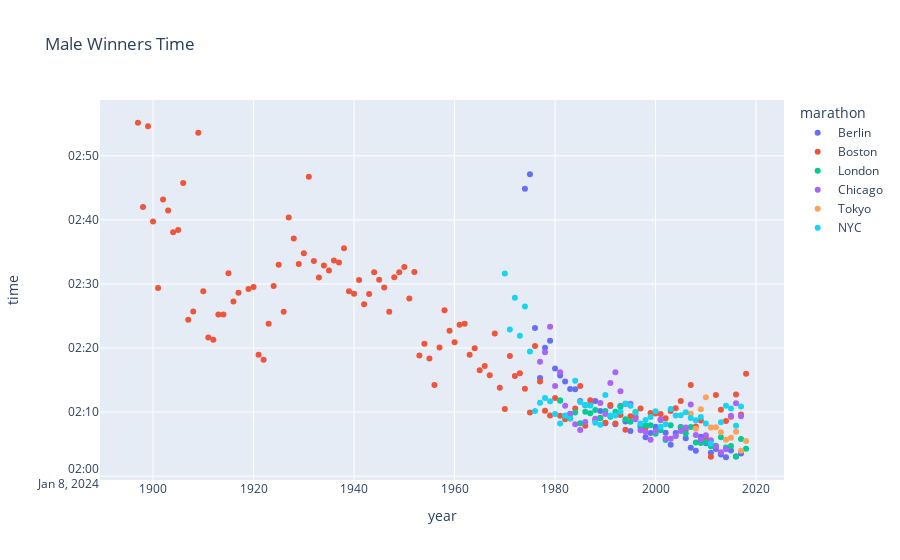

Notebook source saved alongside this figure:
### Code cell
px.scatter(data_frame=male_won.sort_values('time'), 
y='time', x='year', color='marathon', 
hover_data=['winner'],title="Male Winners Time")

### Figure 1 — Plotly figure (JSON) as saved in the notebook; plotly's stock layout.template omitted (floating-point values rounded to 4 significant figures)
{"data": [{"customdata": [["Dennis Kimetto"], ["Kenenisa Bekele"], ["Wilson Kipsang"], ["Eliud Kipchoge"], ["Patrick Musyoki"], ["Haile Gebrselassie"], ["Eliud Kipchoge"], ["Geoffrey Mutai"], ["Haile Gebrselassie"], ["Paul Tergat"], ["Patrick Musyoki"], ["Haile Gebrselassie"], ["Ronaldo da Costa"], ["Haile Gebrselassie"], ["Josephat Kiprono"], ["Felix Limo"], ["Raymond Kipkoech"], ["Sammy Lelei"], ["Elijah Lagat"], ["Philip Manyim"], ["Simon Biwott"], ["David Tsebe"], ["Steve Moneghetti"], ["António Pinto"], ["Joseph Ngolepus"], ["Abel Antón"], ["Alfredo Shahanga"], ["Steve Brace"], ["Xolile Yawa"], ["Boguslaw Psujek"], ["Suleiman Nyambui"], ["Jimmy Ashworth"], ["Suleiman Nyambui"], ["John Skovbjerg"], ["Karel Lismont"], ["Domingo Tibaduiza"], ["Günter Mielke"], ["Ian Ray"], ["Ingo Sensburg"], ["Michael Spöttel"], ["Ingo Sensburg"], ["Ingo Sensburg"], ["Günter Hallas"], ["Ralf Bochröder"]], "hovertemplate": "marathon=Berlin<br>year=%{x}<br>time=%{y}<br>winner=%{customdata[0]}<extra></extra>", "legendgroup": "Berlin", "marker": {"color": "#636efa", "symbol": "circle"}, "mode": "markers", "name": "Berlin", "orientation": "h", "showlegend": true, "type": "scatter", "x": [2014, 2016, 2013, 2017, 2011, 2008, 2015, 2012, 2007, 2003, 2010, 2006, 1998, 2009, 1999, 2004, 2002, 1995, 1997, 2005, 2000, 1992, 1990, 1994, 2001, 1996, 1989, 1991, 1993, 1986, 1987, 1985, 1988, 1984, 1983, 1982, 1977, 1981, 1980, 1978, 1979, 1976, 1974, 1975], "xaxis": "x", "y": ["2024-01-08T02:02:57", "2024-01-08T02:03:03", "2024-01-08T02:03:23", "2024-01-08T02:03:32", "2024-01-08T02:03:38", "2024-01-08T02:03:59", "2024-01-08T02:04:00", "2024-01-08T02:04:15", "2024-01-08T02:04:26", "2024-01-08T02:04:55", "2024-01-08T02:05:08", "2024-01-08T02:05:56", "2024-01-08T02:06:05", "2024-01-08T02:06:08", "2024-01-08T02:06:44", "2024-01-08T02:06:44", "2024-01-08T02:06:47", "2024-01-08T02:07:02", "2024-01-08T02:07:41", "2024-01-08T02:07:41", "2024-01-08T02:07:42", "2024-01-08T02:08:07", "2024-01-08T02:08:16", "2024-01-08T02:08:31", "2024-01-08T02:08:47", "2024-01-08T02:09:15", "2024-01-08T02:10:11", "2024-01-08T02:10:57", "2024-01-08T02:10:57", "2024-01-08T02:11:03", "2024-01-08T02:11:11", "2024-01-08T02:11:43", "2024-01-08T02:11:45", "2024-01-08T02:13:35", "2024-01-08T02:13:37", "2024-01-08T02:14:47", "2024-01-08T02:15:19", "2024-01-08T02:15:42", "2024-01-08T02:16:48", "2024-01-08T02:20:03", "2024-01-08T02:21:09", "2024-01-08T02:23:08", "2024-01-08T02:44:53", "2024-01-08T02:47:08"], "yaxis": "y"}, {"customdata": [["Geoffrey Mutai"], ["Robert Kiprono Cheruiyot"], ["Robert Kipkoech Cheruiyot"], ["Cosmas Ndeti"], ["Moses Tanui"], ["Robert Kipkoech Cheruiyot"], ["Robert de Castella"], ["Ibrahim Hussein"], ["Gelindo Bordin"], ["Meb Keflezighi"], ["Deriba Merga"], ["Ibrahim Hussein"], ["Alberto Salazar"], ["Greg Meyer"], ["Rodgers Rop"], ["Abebe Mekonnen"], ["Moses Tanui"], ["Lelisa Desisa Benti"], ["Cosmas Ndeti"], ["Toshihiko Seko"], ["Bill Rodgers"], ["Cosmas Ndeti"], ["Geoffrey Kirui"], ["Lee Bong-Ju"], ["Elijah Lagat"], ["Joseph Chebet"], ["Bill Rodgers"], ["Robert Kipkoech Cheruiyot"], ["Bill Rodgers"], ["Lelisa Desisa Benti"], ["Ron Hill"], ["Geoff Smith"], ["Lameck Aguta"], ["Timothy Cherigat"], ["Ibrahim Hussein"], ["Hailu Negussie"], ["Toshihiko Seko"], ["Bill Rodgers"], ["Wesley Korir"], ["Lemi Berhanu Hayle"], ["Neil Cusack"], ["Yoshiaki Unetani"], ["Geoff Smith"], ["Robert Kipkoech Cheruiyot"], ["Antti Viskari"], ["Jerome Drayton"], ["Olavi Suomalainen"], ["Dave McKenzie"], ["Yuki Kawauchi"], ["Jon Anderson"], ["Morio Shigematsu"], ["Kenji Kimihara"], ["Clarence DeMar"], ["Hideo Hamamura"], ["Álvaro Mejía"], ["Keizo Yamada"], ["Frank Zuna"], ["Aurèle Vandendriessche"], ["Aurèle Vandendriessche"], ["John J. Kelley"], ["Jack Fultz"], ["Veikko Karvonen"], ["Paavo Kotila"], ["Michael J. Ryan"], ["Clarence DeMar"], ["Amby Burfoot"], ["Eino Oksanen"], ["Eino Oksanen"], ["Clarence DeMar"], ["Eino Oksanen"], ["Thomas Longboat"], ["James Duffy"], ["Fritz Carlson"], ["Suh Yun-bok"], ["Johnny Miles"], ["Thomas Morrissey"], ["Franjo Mihalic"], ["Joe Smith"], ["Arthur Roth"], ["Shigeki Tanaka"], ["Gérard Côté"], ["Gérard Côté"], ["Bill Kennedy"], ["Ellison Brown"], ["Fred Cameron"], ["Carl Linder"], ["Jack Caffery"], ["Stylianos Kyriakides"], ["Peter Trivoulides"], ["Clarence DeMar"], ["Leslie S. Pawson"], ["John A. Kelley"], ["Leslie S. Pawson"], ["Gérard Côté"], ["Édouard Fabre"], ["Gérard Côté"], ["Gösta Leandersson"], ["Doroteo Flores"], ["John A. Kelley"], ["Ham Kee-Yong"], ["Dave Komonen"], ["Charles Mellor"], ["Johnny Miles"], ["Walter Young"], ["Paul de Bruyn"], ["Ellison Brown"], ["Clarence DeMar"], ["Leslie S. Pawson"], ["Clarence DeMar"], ["Michael Spring"], ["Frederick Lorz"], ["Jack Caffery"], ["Clarence DeMar"], ["John Lorden"], ["Ronald J. MacDonald"], ["Sammy Mellor"], ["Tim Ford"], ["James Henigan"], ["Henri Renaud"], ["Lawrence Brignolia"], ["John J. McDermott"]], "hovertemplate": "marathon=Boston<br>year=%{x}<br>time=%{y}<br>winner=%{customdata[0]}<extra></extra>", "legendgroup": "Boston", "marker": {"color": "#EF553B", "symbol": "circle"}, "mode": "markers", "name": "Boston", "orientation": "h", "showlegend": true, "type": "scatter", "x": [2011, 2010, 2006, 1994, 1998, 2008, 1986, 1992, 1990, 2014, 2009, 1988, 1982, 1983, 2002, 1989, 1996, 2015, 1995, 1981, 1979, 1993, 2017, 2001, 2000, 1999, 1975, 2003, 1978, 2013, 1970, 1984, 1997, 2004, 1991, 2005, 1987, 1980, 2012, 2016, 1974, 1969, 1985, 2007, 1956, 1977, 1972, 1967, 2018, 1973, 1965, 1966, 1922, 1955, 1971, 1953, 1921, 1963, 1964, 1957, 1976, 1954, 1960, 1912, 1911, 1968, 1959, 1961, 1923, 1962, 1907, 1914, 1913, 1947, 1926, 1908, 1958, 1942, 1916, 1951, 1943, 1940, 1917, 1939, 1910, 1919, 1901, 1946, 1920, 1924, 1941, 1945, 1933, 1948, 1915, 1944, 1949, 1952, 1935, 1950, 1934, 1925, 1929, 1937, 1932, 1936, 1930, 1938, 1928, 1904, 1905, 1900, 1927, 1903, 1898, 1902, 1906, 1931, 1909, 1899, 1897], "xaxis": "x", "y": ["2024-01-08T02:03:02", "2024-01-08T02:05:52", "2024-01-08T02:07:14", "2024-01-08T02:07:15", "2024-01-08T02:07:34", "2024-01-08T02:07:45", "2024-01-08T02:07:51", "2024-01-08T02:08:14", "2024-01-08T02:08:19", "2024-01-08T02:08:37", "2024-01-08T02:08:42", "2024-01-08T02:08:43", "2024-01-08T02:08:52", "2024-01-08T02:09:00", "2024-01-08T02:09:02", "2024-01-08T02:09:06", "2024-01-08T02:09:15", "2024-01-08T02:09:17", "2024-01-08T02:09:22", "2024-01-08T02:09:26", "2024-01-08T02:09:27", "2024-01-08T02:09:33", "2024-01-08T02:09:37", "2024-01-08T02:09:43", "2024-01-08T02:09:47", "2024-01-08T02:09:52", "2024-01-08T02:09:55", "2024-01-08T02:10:11", "2024-01-08T02:10:13", "2024-01-08T02:10:22", "2024-01-08T02:10:30", "2024-01-08T02:10:34", "2024-01-08T02:10:34", "2024-01-08T02:10:37", "2024-01-08T02:11:06", "2024-01-08T02:11:44", "2024-01-08T02:11:50", "2024-01-08T02:12:11", "2024-01-08T02:12:40", "2024-01-08T02:12:45", "2024-01-08T02:13:39", "2024-01-08T02:13:49", "2024-01-08T02:14:05", "2024-01-08T02:14:13", "2024-01-08T02:14:14", "2024-01-08T02:14:46", "2024-01-08T02:15:39", "2024-01-08T02:15:45", "2024-01-08T02:15:58", "2024-01-08T02:16:03", "2024-01-08T02:16:33", "2024-01-08T02:17:11", "2024-01-08T02:18:10", "2024-01-08T02:18:22", "2024-01-08T02:18:45", "2024-01-08T02:18:51", "2024-01-08T02:18:57", "2024-01-08T02:18:58", "2024-01-08T02:19:59", "2024-01-08T02:20:05", "2024-01-08T02:20:19", "2024-01-08T02:20:39", "2024-01-08T02:20:54", "2024-01-08T02:21:18", "2024-01-08T02:21:39", "2024-01-08T02:22:17", "2024-01-08T02:22:42", "2024-01-08T02:23:39", "2024-01-08T02:23:47", "2024-01-08T02:23:48", "2024-01-08T02:24:24", "2024-01-08T02:25:14", "2024-01-08T02:25:14", "2024-01-08T02:25:39", "2024-01-08T02:25:40", "2024-01-08T02:25:43", "2024-01-08T02:25:54", "2024-01-08T02:26:51", "2024-01-08T02:27:16", "2024-01-08T02:27:45", "2024-01-08T02:28:25", "2024-01-08T02:28:28", "2024-01-08T02:28:37", "2024-01-08T02:28:51", "2024-01-08T02:28:52", "2024-01-08T02:29:13", "2024-01-08T02:29:23", "2024-01-08T02:29:27", "2024-01-08T02:29:31", "2024-01-08T02:29:40", "2024-01-08T02:30:38", "2024-01-08T02:30:40", "2024-01-08T02:31:01", "2024-01-08T02:31:02", "2024-01-08T02:31:41", "2024-01-08T02:31:50", "2024-01-08T02:31:50", "2024-01-08T02:31:53", "2024-01-08T02:32:07", "2024-01-08T02:32:39", "2024-01-08T02:32:53", "2024-01-08T02:33:00", "2024-01-08T02:33:08", "2024-01-08T02:33:20", "2024-01-08T02:33:36", "2024-01-08T02:33:40", "2024-01-08T02:34:48", "2024-01-08T02:35:34", "2024-01-08T02:37:07", "2024-01-08T02:38:04", "2024-01-08T02:38:25", "2024-01-08T02:39:44", "2024-01-08T02:40:22", "2024-01-08T02:41:29", "2024-01-08T02:42:00", "2024-01-08T02:43:12", "2024-01-08T02:45:45", "2024-01-08T02:46:45", "2024-01-08T02:53:36", "2024-01-08T02:54:38", "2024-01-08T02:55:10"], "yaxis": "y"}, {"customdata": [["Eliud Kipchoge"], ["Eliud Kipchoge"], ["Wilson Kipsang"], ["Emmanuel Mutai"], ["Eliud Kipchoge"], ["Wilson Kipsang"], ["Samuel Wanjiru"], ["Martin Lel"], ["Tsegaye Kebede"], ["Khalid Khannouchi"], ["Daniel Wanjiru"], ["Tsegaye Kebede"], ["Evans Rutto"], ["António Pinto"], ["Felix Limo"], ["Abdelkader El Mouaziz"], ["Martin Lel"], ["Martin Lel"], ["António Pinto"], ["Gezahegne Abera"], ["Abel Antón"], ["Abdelkader El Mouaziz"], ["Steve Jones"], ["Dionicio Cerón"], ["Dionicio Cerón"], ["Douglas Wakiihuri"], ["Yakov Tolstikov"], ["Hugh Jones"], ["Mike Gratton"], ["Hiromi Taniguchi"], ["Charlie Spedding"], ["Dionicio Cerón"], ["Toshihiko Seko"], ["António Pinto"], ["Allister Hutton"], ["Henrik Jørgensen"], ["Eamonn Martin"], ["Dick Beardsley"], ["Inge Simonsen"]], "hovertemplate": "marathon=London<br>year=%{x}<br>time=%{y}<br>winner=%{customdata[0]}<extra></extra>", "legendgroup": "London", "marker": {"color": "#00cc96", "symbol": "circle"}, "mode": "markers", "name": "London", "orientation": "h", "showlegend": true, "type": "scatter", "x": [2016, 2018, 2014, 2011, 2015, 2012, 2009, 2008, 2010, 2002, 2017, 2013, 2004, 2000, 2006, 2001, 2005, 2007, 1997, 2003, 1998, 1999, 1985, 1995, 1994, 1989, 1991, 1982, 1983, 1987, 1984, 1996, 1986, 1992, 1990, 1988, 1993, 1981, 1981], "xaxis": "x", "y": ["2024-01-08T02:03:05", "2024-01-08T02:04:17", "2024-01-08T02:04:29", "2024-01-08T02:04:40", "2024-01-08T02:04:42", "2024-01-08T02:04:44", "2024-01-08T02:05:10", "2024-01-08T02:05:15", "2024-01-08T02:05:19", "2024-01-08T02:05:38", "2024-01-08T02:05:48", "2024-01-08T02:06:04", "2024-01-08T02:06:18", "2024-01-08T02:06:36", "2024-01-08T02:06:39", "2024-01-08T02:07:09", "2024-01-08T02:07:35", "2024-01-08T02:07:41", "2024-01-08T02:07:55", "2024-01-08T02:07:56", "2024-01-08T02:07:57", "2024-01-08T02:07:57", "2024-01-08T02:08:16", "2024-01-08T02:08:30", "2024-01-08T02:08:53", "2024-01-08T02:09:03", "2024-01-08T02:09:17", "2024-01-08T02:09:24", "2024-01-08T02:09:43", "2024-01-08T02:09:50", "2024-01-08T02:09:57", "2024-01-08T02:10:00", "2024-01-08T02:10:02", "2024-01-08T02:10:02", "2024-01-08T02:10:10", "2024-01-08T02:10:20", "2024-01-08T02:10:50", "2024-01-08T02:11:48", "2024-01-08T02:11:48"], "yaxis": "y"}, {"customdata": [["Dennis Kimetto"], ["Eliud Kipchoge"], ["Tsegaye Kebede"], ["Moses Mosop"], ["Samuel Wanjiru"], ["Khalid Khannouchi"], ["Evans Rutto"], ["Khalid Khannouchi"], ["Evans Rutto"], ["Samuel Wanjiru"], ["Evans Cheruiyot"], ["Ondoro Osoro"], ["Khalid Khannouchi"], ["Felix Limo"], ["Khalid Khannouchi"], ["Steve Jones"], ["Robert Cheruiyot"], ["Steve Jones"], ["Toshihiko Seko"], ["Paul Evans"], ["Ben Kimondiu"], ["Alejandro Cruz"], ["Galen Rupp"], ["Dickson Chumba"], ["Martín Pitayo"], ["Joseph Nzau"], ["Greg Meyer"], ["Patrick Ivuti"], ["Luíz Antônio"], ["Eamonn Martin"], ["Abel Kirui"], ["Paul Davies-Hale"], ["Luíz Antônio"], ["Frank Richardson"], ["Joseildo Rocha"], ["Phil Coppess"], ["José Cesar de Souza"], ["Dan Cloeter"], ["Mark Stanforth"], ["Dan Cloeter"]], "hovertemplate": "marathon=Chicago<br>year=%{x}<br>time=%{y}<br>winner=%{customdata[0]}<extra></extra>", "legendgroup": "Chicago", "marker": {"color": "#ab63fa", "symbol": "circle"}, "mode": "markers", "name": "Chicago", "orientation": "h", "showlegend": true, "type": "scatter", "x": [2013, 2014, 2012, 2011, 2009, 1999, 2003, 2002, 2004, 2010, 2008, 1998, 2000, 2005, 1997, 1985, 2006, 1984, 1986, 1996, 2001, 1988, 2017, 2015, 1990, 1983, 1982, 2007, 1994, 1995, 2016, 1989, 1993, 1980, 1991, 1981, 1992, 1977, 1978, 1979], "xaxis": "x", "y": ["2024-01-08T02:03:45", "2024-01-08T02:04:11", "2024-01-08T02:04:38", "2024-01-08T02:05:37", "2024-01-08T02:05:41", "2024-01-08T02:05:42", "2024-01-08T02:05:50", "2024-01-08T02:05:56", "2024-01-08T02:06:16", "2024-01-08T02:06:23", "2024-01-08T02:06:25", "2024-01-08T02:06:54", "2024-01-08T02:07:01", "2024-01-08T02:07:02", "2024-01-08T02:07:10", "2024-01-08T02:07:13", "2024-01-08T02:07:35", "2024-01-08T02:08:05", "2024-01-08T02:08:27", "2024-01-08T02:08:52", "2024-01-08T02:08:52", "2024-01-08T02:08:57", "2024-01-08T02:09:20", "2024-01-08T02:09:25", "2024-01-08T02:09:41", "2024-01-08T02:09:44", "2024-01-08T02:10:59", "2024-01-08T02:11:11", "2024-01-08T02:11:16", "2024-01-08T02:11:18", "2024-01-08T02:11:23", "2024-01-08T02:11:25", "2024-01-08T02:13:14", "2024-01-08T02:14:04", "2024-01-08T02:14:33", "2024-01-08T02:16:13", "2024-01-08T02:16:14", "2024-01-08T02:17:52", "2024-01-08T02:19:20", "2024-01-08T02:23:20"], "yaxis": "y"}, {"customdata": [["Wilson Kipsang"], ["Dickson Chumba"], ["Dickson Chumba"], ["Endeshaw Negesse"], ["Dennis Kimetto"], ["Feyisa Lilesa"], ["Viktor Röthlin"], ["Hailu Mekonnen"], ["Michael Kipyego"], ["Daniel Njenga"], ["Salim Kipsang"], ["Masakazu Fujiwara"]], "hovertemplate": "marathon=Tokyo<br>year=%{x}<br>time=%{y}<br>winner=%{customdata[0]}<extra></extra>", "legendgroup": "Tokyo", "marker": {"color": "#FFA15A", "symbol": "circle"}, "mode": "markers", "name": "Tokyo", "orientation": "h", "showlegend": true, "type": "scatter", "x": [2017, 2018, 2014, 2015, 2013, 2016, 2008, 2011, 2012, 2007, 2009, 2010], "xaxis": "x", "y": ["2024-01-08T02:03:58", "2024-01-08T02:05:30", "2024-01-08T02:05:42", "2024-01-08T02:06:00", "2024-01-08T02:06:50", "2024-01-08T02:06:56", "2024-01-08T02:07:23", "2024-01-08T02:07:35", "2024-01-08T02:07:37", "2024-01-08T02:09:45", "2024-01-08T02:10:27", "2024-01-08T02:12:19"], "yaxis": "y"}, {"customdata": [["Geoffrey Mutai"], ["Tesfaye Jifar"], ["Ghirmay Ghebreslassie"], ["Juma Ikangaa"], ["Rodgers Rop"], ["John Kagwe"], ["Alberto Salazar"], ["Gebregziabher Gebremariam"], ["Steve Jones"], ["Geoffrey Mutai"], ["Marílson Gomes dos Santos"], ["John Kagwe"], ["Rod Dixon"], ["Martin Lel"], ["Joseph Chebet"], ["Meb Keflezighi"], ["Salvador García"], ["Hendrick Ramaala"], ["Alberto Salazar"], ["Willie Mtolo"], ["Paul Tergat"], ["Alberto Salazar"], ["Giacomo Leone"], ["Marílson Gomes dos Santos"], ["Andrés Espinosa"], ["Abdelkader El Mouaziz"], ["Bill Rodgers"], ["Martin Lel"], ["Stanley Biwott"], ["Geoffrey Kamworor"], ["Wilson Kipsang"], ["Germán Silva"], ["Ibrahim Hussein"], ["Gianni Poli"], ["Germán Silva"], ["Bill Rodgers"], ["Orlando Pizzolato"], ["Bill Rodgers"], ["Bill Rodgers"], ["Douglas Wakiihuri"], ["Orlando Pizzolato"], ["Tom Fleming"], ["Tom Fleming"], ["Norman Higgins"], ["Norbert Sander"], ["Sheldon Karlin"], ["Gary Muhrcke"]], "hovertemplate": "marathon=NYC<br>year=%{x}<br>time=%{y}<br>winner=%{customdata[0]}<extra></extra>", "legendgroup": "NYC", "marker": {"color": "#19d3f3", "symbol": "circle"}, "mode": "markers", "name": "NYC", "orientation": "h", "showlegend": true, "type": "scatter", "x": [2011, 2001, 2016, 1989, 2002, 1997, 1981, 2010, 1988, 2013, 2008, 1998, 1983, 2007, 1999, 2009, 1991, 2004, 1982, 1992, 2005, 1980, 1996, 2006, 1993, 2000, 1976, 2003, 2015, 2017, 2014, 1995, 1987, 1986, 1994, 1977, 1985, 1979, 1978, 1990, 1984, 1975, 1973, 1971, 1974, 1972, 1970], "xaxis": "x", "y": ["2024-01-08T02:05:06", "2024-01-08T02:07:43", "2024-01-08T02:07:51", "2024-01-08T02:08:01", "2024-01-08T02:08:07", "2024-01-08T02:08:12", "2024-01-08T02:08:13", "2024-01-08T02:08:14", "2024-01-08T02:08:20", "2024-01-08T02:08:24", "2024-01-08T02:08:43", "2024-01-08T02:08:45", "2024-01-08T02:08:59", "2024-01-08T02:09:04", "2024-01-08T02:09:14", "2024-01-08T02:09:15", "2024-01-08T02:09:28", "2024-01-08T02:09:28", "2024-01-08T02:09:29", "2024-01-08T02:09:29", "2024-01-08T02:09:30", "2024-01-08T02:09:41", "2024-01-08T02:09:54", "2024-01-08T02:09:58", "2024-01-08T02:10:04", "2024-01-08T02:10:09", "2024-01-08T02:10:10", "2024-01-08T02:10:30", "2024-01-08T02:10:34", "2024-01-08T02:10:53", "2024-01-08T02:10:59", "2024-01-08T02:11:00", "2024-01-08T02:11:01", "2024-01-08T02:11:06", "2024-01-08T02:11:21", "2024-01-08T02:11:28", "2024-01-08T02:11:34", "2024-01-08T02:11:42", "2024-01-08T02:12:12", "2024-01-08T02:12:39", "2024-01-08T02:14:53", "2024-01-08T02:19:27", "2024-01-08T02:21:54", "2024-01-08T02:22:54", "2024-01-08T02:26:30", "2024-01-08T02:27:52", "2024-01-08T02:31:38"], "yaxis": "y"}], "layout": {"legend": {"title": {"text": "marathon"}, "tracegroupgap": 0}, "title": {"text": "Male Winners Time"}, "xaxis": {"anchor": "y", "domain": [0, 1], "title": {"text": "year"}}, "yaxis": {"anchor": "x", "domain": [0, 1], "title": {"text": "time"}}}}
